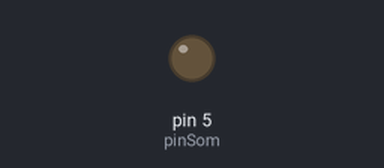
Recording of a sketch running on a simulated Arduino Uno, built with avr-gcc and run on an emulated ATmega328P. Shown: output pins drawn as LEDs (lit = HIGH).

Above: at 0.15 s.
Timing chart, 0 to 40.0 s (numbered marks = the images above):
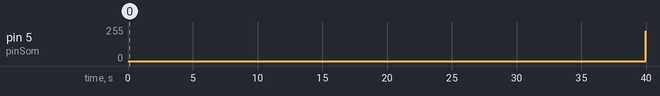

The sketch:

exemplo2.ino
```cpp
const int pinSom = 5;
const int BREATH_DELAY = 5;
int i;


void setup() {
	pinMode(pinSom, OUTPUT);
}

void loop() {
	for (i = 0; i <= 256; i++) {
	analogWrite(pinSom, i);
	delay(BREATH_DELAY);
}
	delay(100);
}
```

Measured:
- by itself, pin 5 (pinSom): 0/255 → 225/255 at 40.0 s
